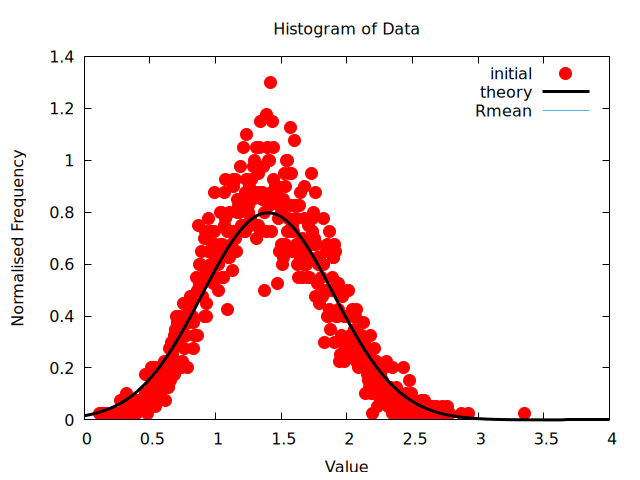

Write the gnuplot code that produced this figure.
# histogram.gnuplot
set terminal pngcairo enhanced
set output 'hist.png'


FNAME1='bond_length.out'


# Set the bin width
bin_width = 0.005

# Count total number of data points (read manually or with stats)
stats FNAME1 nooutput
total1 = STATS_records


# Normalize by total and bin width
norm1 = 1.0 / (total1 * bin_width)

M_PI=3.14

set xrange [0:4]

# Define a binning function
bin(x, width) = width * floor(x / width)

# Set the style
set style fill empty # 0.5
set boxwidth bin_width

# Set labels
set xlabel "Value"
set ylabel "Normalised Frequency"
set title "Histogram of Data"

K_r=2
k_r=K_r*2

R0=1.0
Rmean = ( (3.0*R0/(k_r))+R0**3.0 )*1.0 / ( (1.0/(k_r))+R0**2.0 )

STD=sqrt(1.0/(k_r))

set key right top 
# Plot
plot \
FNAME1 using (bin($1, bin_width)):(norm1) smooth freq with p  ps 2 pt 7 lc rgb 'red' title 'initial',\
1./sqrt(2*3.14*STD**2)*exp(-(x-Rmean)**2/(2*STD**2)) w l lw 3 lc rgb 'black' title 'theory',\
Rmean
